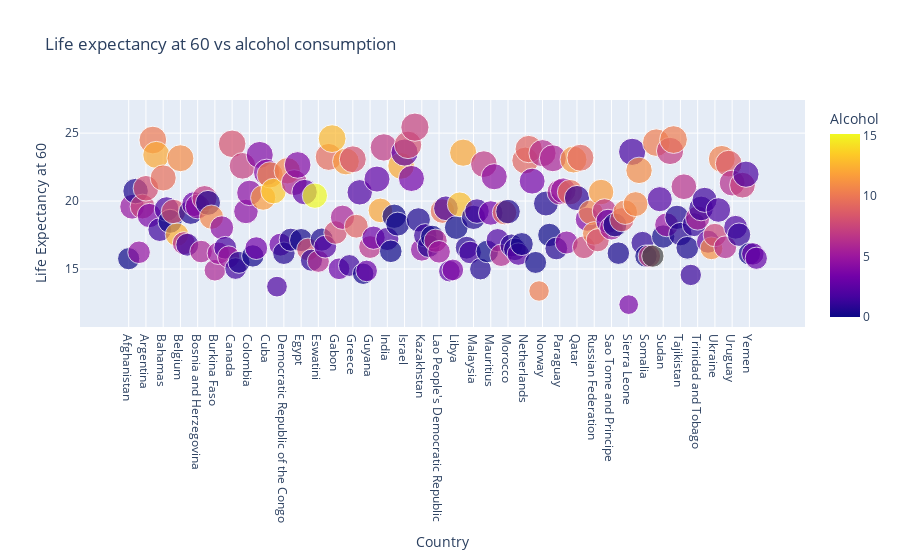

The notebook cell saved with this chart:
### Markdown cell above
## Sudden drop in life expectance of Haiti in 2010

A sudden drop in life expectancy of **Haiti** can be observed in the year 2010. This is caused due to the devastating **2010 Haiti Earthquake**. Some details about them are below:

1. **Location:** Haiti
2. **Year:** 2010
3. **Magnitude:** 7.0M
4. **More details:** [***Click here to know more***](https://en.wikipedia.org/wiki/2010_Haiti_earthquake)

### Code cell
# Life expectancy at 60 vs alcohol consumption

alc = pd.read_sql('select country as "Country", avg("life_exp60") as "Life Expectancy at 60", avg(alcohol) as "Alcohol" from main group by "Country";', conn)
px.scatter(alc, x="Country", y="Life Expectancy at 60", title="Life expectancy at 60 vs alcohol consumption", color="Alcohol", size="Life Expectancy at 60")

### Figure 1 — Plotly figure (JSON) as saved in the notebook; plotly's stock layout.template omitted (floating-point values rounded to 4 significant figures; data arrays with more than 128 entries replaced by an {"elided": "..."} marker saying what was removed)
{"data": [{"hovertemplate": "Country=%{x}<br>Life Expectancy at 60=%{marker.size}<br>Alcohol=%{marker.color}<extra></extra>", "legendgroup": "", "marker": {"color": {"elided": "183 float values"}, "coloraxis": "coloraxis", "size": {"elided": "183 float values"}, "sizemode": "area", "sizeref": 0.0636, "symbol": "circle"}, "mode": "markers", "name": "", "orientation": "v", "showlegend": false, "type": "scatter", "x": {"elided": "183 str values"}, "xaxis": "x", "y": {"elided": "183 float values"}, "yaxis": "y"}], "layout": {"coloraxis": {"colorbar": {"title": {"text": "Alcohol"}}, "colorscale": [[0, "#0d0887"], [0.1111, "#46039f"], [0.2222, "#7201a8"], [0.3333, "#9c179e"], [0.4444, "#bd3786"], [0.5556, "#d8576b"], [0.6667, "#ed7953"], [0.7778, "#fb9f3a"], [0.8889, "#fdca26"], [1, "#f0f921"]]}, "legend": {"itemsizing": "constant", "tracegroupgap": 0}, "title": {"text": "Life expectancy at 60 vs alcohol consumption"}, "xaxis": {"anchor": "y", "domain": [0, 1], "title": {"text": "Country"}}, "yaxis": {"anchor": "x", "domain": [0, 1], "title": {"text": "Life Expectancy at 60"}}}}
